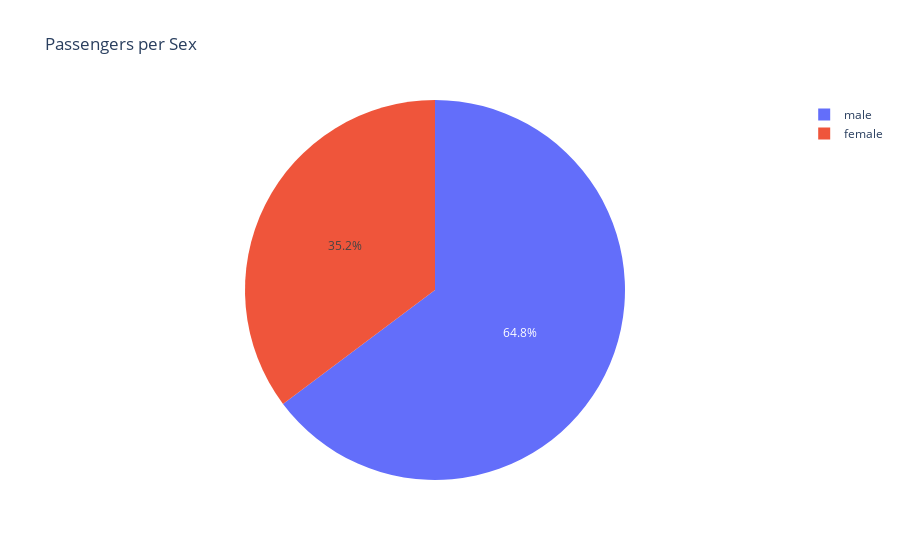

The notebook cell saved with this chart:
### Code cell
import pandas as pd


df = pd.read_csv("../../data/titanic.csv")
passengers = df.groupby("Sex").agg({"PassengerId": "count"})
passengers
passengers.plot.pie(
    y="PassengerId",
    startangle=90,
    autopct="%1.1f%%",  # Format the percentages to show one decimal
)


import plotly.express as px


passengers_index = passengers.reset_index()
passengers_index

fig = px.pie(
    passengers_index, values="PassengerId", names="Sex", title="Passengers per Sex"
)
fig.show()

### Figure 1 — Plotly figure (JSON) as saved in the notebook; plotly's stock layout.template omitted (floating-point values rounded to 4 significant figures)
{"data": [{"domain": {"x": [0, 1], "y": [0, 1]}, "hovertemplate": "Sex=%{label}<br>PassengerId=%{value}<extra></extra>", "labels": ["female", "male"], "legendgroup": "", "name": "", "showlegend": true, "values": [314, 577], "type": "pie"}], "layout": {"legend": {"tracegroupgap": 0}, "title": {"text": "Passengers per Sex"}}}
